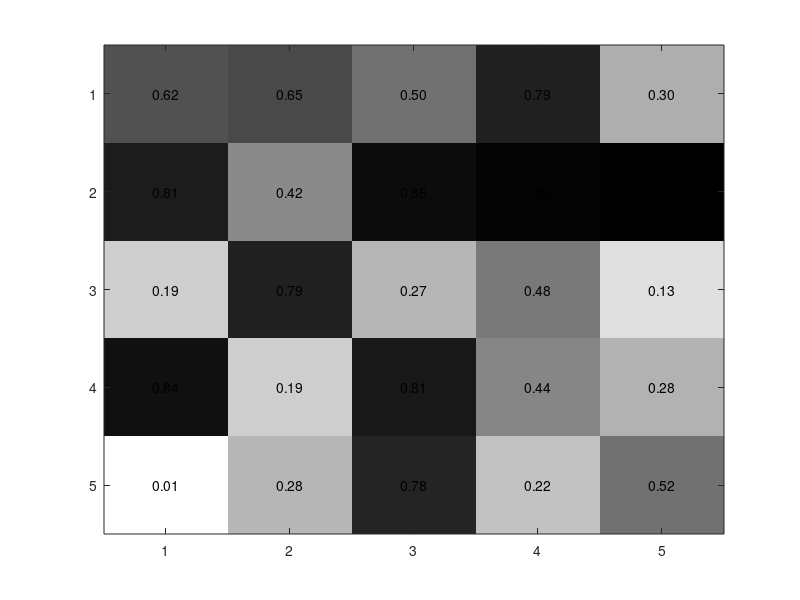

This figure's MATLAB source: (Note: this script raises an error after producing the figure.)
% testing how to visualise A3_Q2


mat = rand(5);           %# A 5-by-5 matrix of random values from 0 to 1
imagesc(mat);            %# Create a colored plot of the matrix values
colormap(flipud(gray));  %# Change the colormap to gray (so higher values are
                         %#   black and lower values are white)

textStrings = num2str(mat(:),'%0.2f');  %# Create strings from the matrix values
textStrings = strtrim(cellstr(textStrings));  %# Remove any space padding
[x,y] = meshgrid(1:5);   %# Create x and y coordinates for the strings
hStrings = text(x(:),y(:),textStrings(:),...      %# Plot the strings
                'HorizontalAlignment','center');
midValue = mean(get(gca,'CLim'));  %# Get the middle value of the color range
textColors = repmat(mat(:) > midValue,1,3);  %# Choose white or black for the
                                             %#   text color of the strings so
                                             %#   they can be easily seen over
                                             %#   the background color
set(hStrings,{'Color'},num2cell(textColors,2));  %# Change the text colors

set(gca,'XTick',1:5,...                         %# Change the axes tick marks
        'XTickLabel',{'A','B','C','D','E'},...  %#   and tick labels
        'YTick',1:5,...
        'YTickLabel',{'A','B','C','D','E'},...
        'TickLength',[0 0]);